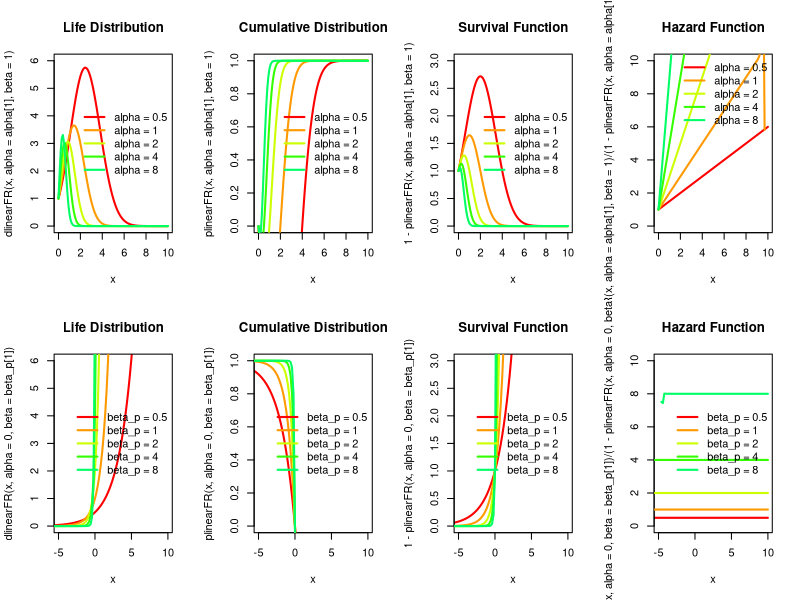

R code for this plot:
##### 선형 증가 분포
dlinearFR = function (x, alpha = 0, beta = 1, log = FALSE) 
{
    fx <- (alpha * x + beta) * exp(- (1/2) * alpha * x^2 + beta * x)
    if (log) 
        return(log(fx))
    else return(fx)
}

plinearFR = function (q, alpha = 0, beta = 1, lower.tail = TRUE, log.p = FALSE) 
{
    Fx <- 1 - exp(- (1/2) * alpha * x^2 + beta * x)
    if (!lower.tail) 
        Fx <- 1 - Fx
    if (log.p) 
        Fx <- log(Fx)
    return(Fx)
}

# 점검 필요
# qlinearFR = function (p, scale = 1, location = 0, lower.tail = TRUE, log.p = FALSE) 
# {
    # if (log.p) 
        # p <- exp(p)
    # if (!lower.tail) 
        # p <- 1 - p
    # xF <- location - scale * log(-log(p))
    # return(xF)
# }

# rlinearFR = function (n, alpha = 0, beta = 1) 
# {
	# qlinearFR(runif(n), scale, location)
# }


par(mfrow = c(2, 4))

### parameter: alpha
alpha = c(0.5, 1, 2, 4, 8)	# shape

### Input Variable
x <- seq(0, 10, length.out = 101)

color = rainbow(10)

### Life Distribution
plot(x, dlinearFR(x, alpha=alpha[1], beta=1), xlim=c(0, 10), ylim=c(0, 6), col=color[1], lwd=2, type = 'l', main="Life Distribution")
for (i in 2:5)	{	lines(x, dlinearFR(x, alpha=alpha[i], beta=1), col=color[i], lwd=2);	}
legend('right', bty = 'n', lwd=2, col=color[1:5], legend = c('alpha = 0.5', 'alpha = 1', 'alpha = 2', 'alpha = 4', 'alpha = 8'))

### Cumulative Distribution
plot(x, plinearFR(x, alpha=alpha[1], beta=1), xlim=c(0, 10), ylim=c(0, 1), col=color[1], lwd=2, type = 'l', main="Cumulative Distribution")
for (i in 2:5)	{	lines(x, plinearFR(x, alpha=alpha[i], beta=1), col=color[i], lwd=2);	}
legend('right', bty = 'n', lwd=2, col=color[1:5], legend = c('alpha = 0.5', 'alpha = 1', 'alpha = 2', 'alpha = 4', 'alpha = 8'))

### Survival Function
plot(x, 1-plinearFR(x, alpha=alpha[1], beta=1), xlim=c(0, 10), ylim=c(0, 3), col=color[1], lwd=2, type = 'l', main="Survival Function")
for (i in 2:5)	{	lines(x, 1-plinearFR(x, alpha=alpha[i], beta=1), col=color[i], lwd=2);	}
legend('right', bty = 'n', lwd=2, col=color[1:5], legend = c('alpha = 0.5', 'alpha = 1', 'alpha = 2', 'alpha = 4', 'alpha = 8'))

### Hazard Function
plot(x, dlinearFR(x, alpha=alpha[1], beta=1)/(1-plinearFR(x, alpha=alpha[1], beta=1)), xlim=c(0, 10), ylim=c(0, 10), col=color[1], lwd=2, type = 'l', main="Hazard Function")
for (i in 2:5) {	lines(x, dlinearFR(x, alpha=alpha[i], beta=1)/(1-plinearFR(x, alpha=alpha[i], beta=1)), col=color[i], lwd=2);	}
legend('topright', bty = 'n', lwd=2, col=color[1:5], legend = c('alpha = 0.5', 'alpha = 1', 'alpha = 2', 'alpha = 4', 'alpha = 8'))



### parameter: beta_p
beta_p = c(0.5, 1, 2, 4, 8)	#beta

### Input Variable
x <- seq(-10, 10, length.out = 101)

color = rainbow(10)

### Life Distribution
plot(x, dlinearFR(x, alpha=0, beta=beta_p[1]), xlim=c(-5, 10), ylim=c(0, 6), col=color[1], lwd=2, type = 'l', main="Life Distribution")
for (i in 2:5)	{	lines(x, dlinearFR(x, alpha=0, beta=beta_p[i]), col=color[i], lwd=2);	}
legend('right', bty = 'n', lwd=2, col=color[1:5], legend = c('beta_p = 0.5', 'beta_p = 1', 'beta_p = 2', 'beta_p = 4', 'beta_p = 8'))

### Cumulative Distribution
plot(x, plinearFR(x, alpha=0, beta=beta_p[1]), xlim=c(-5, 10), ylim=c(0, 1), col=color[1], lwd=2, type = 'l', main="Cumulative Distribution")
for (i in 2:5)	{	lines(x, plinearFR(x, alpha=0, beta=beta_p[i]), col=color[i], lwd=2);	}
legend('right', bty = 'n', lwd=2, col=color[1:5], legend = c('beta_p = 0.5', 'beta_p = 1', 'beta_p = 2', 'beta_p = 4', 'beta_p = 8'))

### Survival Function
plot(x, 1-plinearFR(x, alpha=0, beta=beta_p[1]), xlim=c(-5, 10), ylim=c(0, 3), col=color[1], lwd=2, type = 'l', main="Survival Function")
for (i in 2:5)	{	lines(x, 1-plinearFR(x, alpha=0, beta=beta_p[i]), col=color[i], lwd=2);	}
legend('right', bty = 'n', lwd=2, col=color[1:5], legend = c('beta_p = 0.5', 'beta_p = 1', 'beta_p = 2', 'beta_p = 4', 'beta_p = 8'))

### Hazard Function
plot(x, dlinearFR(x, alpha=0, beta=beta_p[1])/(1-plinearFR(x, alpha=0, beta=beta_p[1])), xlim=c(-5, 10), ylim=c(0, 10), col=color[1], lwd=2, type = 'l', main="Hazard Function")
for (i in 2:5) {	lines(x, dlinearFR(x, alpha=0, beta=beta_p[i])/(1-plinearFR(x, alpha=0, beta=beta_p[i])), col=color[i], lwd=2);	}
legend('right', bty = 'n', lwd=2, col=color[1:5], legend = c('beta_p = 0.5', 'beta_p = 1', 'beta_p = 2', 'beta_p = 4', 'beta_p = 8'))
